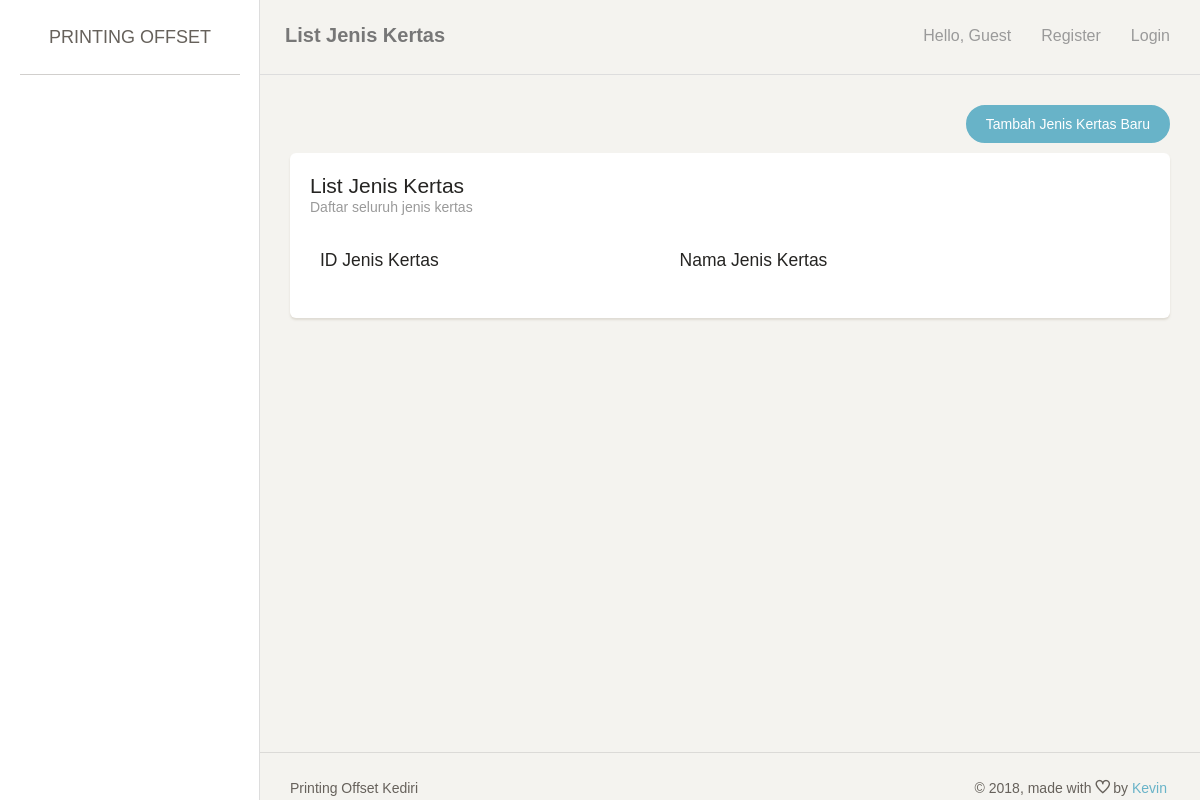
Page /index.php/jeniskertas on the earlier database version.
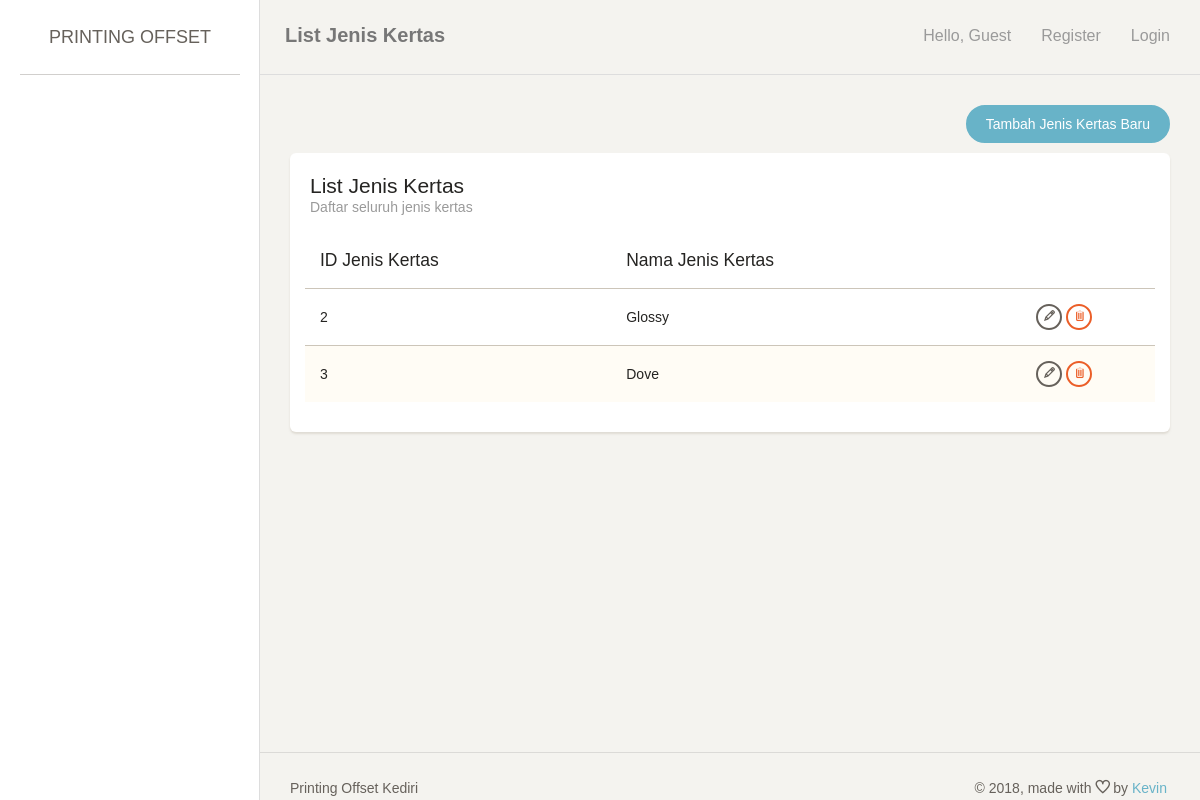
Same page on the later database version.
### tables this page shows
CREATE TABLE `jenis_kertas` (
  `id_jenis_kertas` int(11) NOT NULL,
  `namajenis_kertas` varchar(255) DEFAULT NULL
);

### application/controllers/JenisKertas.php (called while the page is built, shortened)
<?php
class JenisKertas extends CI_Controller {
	public function index() {
		$this->lst();
	}
	public function lst() {
		if ($_SESSION['printer']['user']['role'] == 0){
			$data['page_title'] = 'List Jenis Kertas';
			$data['page_note'] = 'Daftar seluruh jenis kertas';
			$data['row'] = $this->MJenisKertas->getAll();
			$this->load->view('header', $data);
			$this->load->view('jeniskertas_list', $data);
			$this->load->view('footer', $data);
		} else {
			redirect('login');
		}
	}
}

### index.php (called while the page is built, shortened)
<?php
require_once BASEPATH.'core/CodeIgniter.php';

### application/models/JenisKertas_model.php (called while the page is built, shortened)
<?php
class JenisKertas_model extends CI_Model {
	public function getAll() {
		$this->db->where('id_jenis_kertas <> 1');
		return $this->db->get('jenis_kertas')->result_array();
	}
}

### application/views/jeniskertas_list.php (the view, shortened to what this page needs)
<div class="content">
    <div class="container-fluid">
        <div class="row">
            <div class="col-md-12">
                <div align="right" style="margin-bottom: 10px;">
                    <a href="<?= site_url('jeniskertas/add'); ?>" class="btn btn-info btn-fill btn-wd" >Tambah Jenis Kertas Baru</a>
                </div>
                <div class="card">
                    <div class="header">
                        <h4 class="title"><?= $page_title; ?></h4>
                        <p class="category"><?= $page_note; ?></p>
                    </div>
                    <div class="content table-responsive">
                        <table id="myTable" class="table table-striped">
                            <thead><tr>
                                <th>ID Jenis Kertas</th>
                                <th>Nama Jenis Kertas</th>
                                <th></th>
                            </tr></thead>
                            <tbody>
                                <?php foreach ($row as $key => $value) {
                                    ?>
                                    <tr>
                                        <td><?= $value['id_jenis_kertas']; ?></td>
                                        <td><?= $value['namajenis_kertas']; ?></td>
                                        <td align="center">
                                            <a href="<?= site_url('jeniskertas/edit/'.$value['id_jenis_kertas']); ?>" class="btn btn-waning btn-xs"><span class="ti-pencil" title="Edit"></span></a>
                                            <a href="<?= site_url('jeniskertas/delete/'.$value['id_jenis_kertas']); ?>" class="btn btn-danger btn-xs"><span class="ti-trash" title="Delete"></span></a>
                                        </td>
                                    </tr>
                                    <?php
                                } ?>
                            </tbody>
                        </table>
                    </div>
                </div>
            </div>
        </div>
    </div>
</div>

Differences in the rows shown:
added jenis_kertas: id_jenis_kertas "2", namajenis_kertas "Glossy"
added jenis_kertas: id_jenis_kertas "3", namajenis_kertas "Dove"
